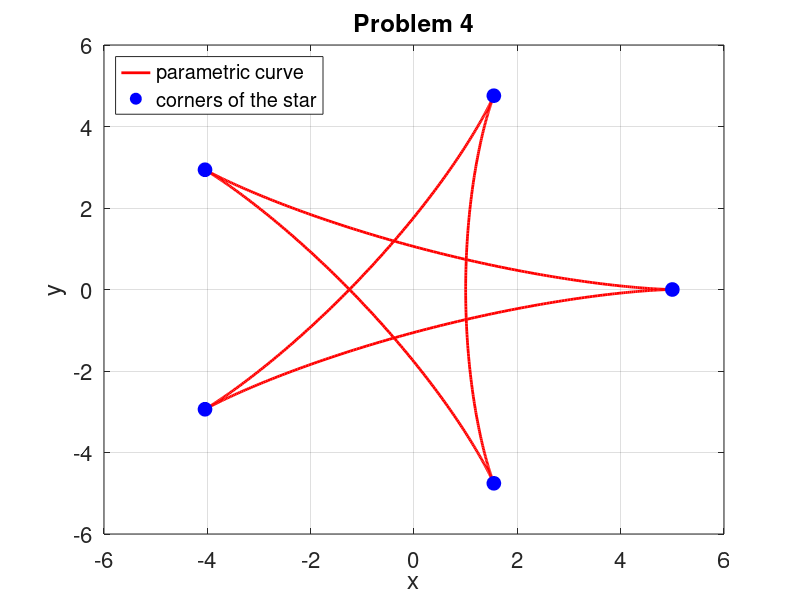

MATLAB code to generate this figure:
clear all; close all; clc; format long; 
name = 'AAAA AAAA';
id = 'A00000000';
hw_num = 'midterm';
form = 'A';

%% Problem 1: (a,b) 3 pts each, (c) 4 pts, total 10 pts
sp1a = 1:199;
sp1b= sqrt(2:200);
sp1c = sum(sp1a./sp1b);

%% Problem 2: 10 pts
A = [1 5 6; 8 3 4; 7 2 8];
b = [7; 2; 5];
x = A\b;
sp2 = x;

%% Problem 3: (a-e) 8 pts, total 40 pts
rng(int8(form));
matA = randi(50,10);
sp3a = sum(matA(end,:));
sp3b = mean(mean(matA([1:2:7,10],:)));
sp3c = prod(matA(~isprime(matA)));
sp3d = matA;
max_val = max(sp3d(:));
min_val = min(sp3d(:));
sp3d(sp3d == max_val) = min_val;
sp3e = sprintf('%7.2f',matA(1,end-4:end));

%% Problem 4: (a) 8 pts, (b,c,d) 4 pts each, (e) 8 pts, (f) 4 pts, (g) 16 pts, total 40 pts
theta = 1:1080; 
a = 5; b = 3;
x = 2*cosd(theta) + 3*cosd(2/3*theta);
y = 2*sind(theta) - 3*sind(2/3*theta);
sp4a = sum(sqrt(diff(x).^2+diff(y).^2));

dxdtheta = diff(x)./diff(theta); sp4b = dxdtheta;
dydtheta = diff(y)./diff(theta); sp4c = dydtheta;
l = sqrt(dxdtheta.^2+dydtheta.^2); sp4d = l;
sp4e = (theta(2)-theta(1))*(0.5*(l(1)+l(end)) + sum(l(2:end-1)));
sp4f = abs(sp4a-sp4e);


% Identify the indices of the corners starting from the top and going
% counterclockwise
ind_peak(1) = find(y == max(y));
ind_peak(2) = find(x == min(x) & y > 0);
ind_peak(3) = find(x == min(x) & y < 0);
ind_peak(4) = find(y == min(y));
ind_peak(5) = find(x == max(x));

figure(1); hold on;
plot(x,y,'r-','LineWidth',2);
plot(x(ind_peak),y(ind_peak),'bo','MarkerFaceColor','b','MarkerSize',10)
box on; grid on;
xlabel('x'); ylabel('y');
box on; grid on;
title('Problem 4');
legend('parametric curve', 'corners of the star','Location','NorthWest')
set(gca,'FontSize',16)
sp4g = 'See figure 1';
